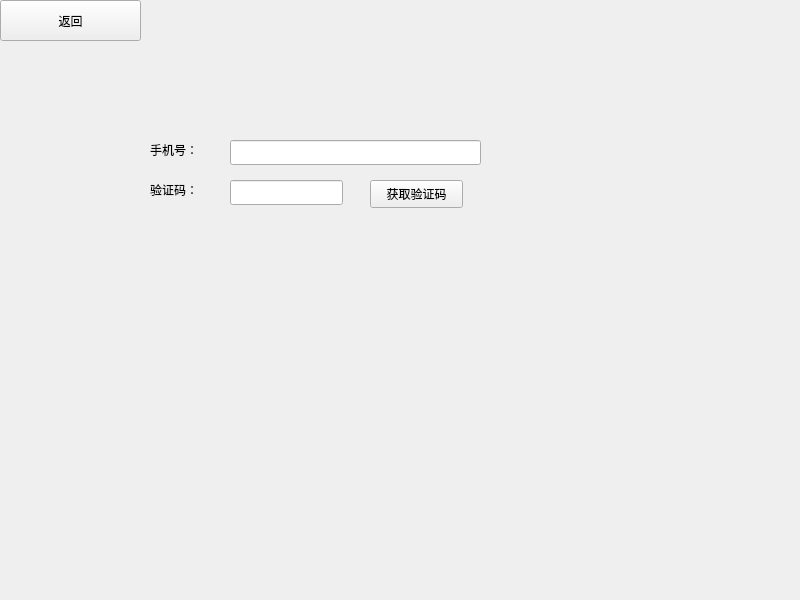
<?xml version="1.0" encoding="UTF-8"?>
<ui version="4.0">
 <class>message_login</class>
 <widget class="QWidget" name="message_login">
  <property name="geometry">
   <rect>
    <x>0</x>
    <y>0</y>
    <width>800</width>
    <height>600</height>
   </rect>
  </property>
  <property name="windowTitle">
   <string>Form</string>
  </property>
  <widget class="QPushButton" name="pushButton_2">
   <property name="geometry">
    <rect>
     <x>0</x>
     <y>0</y>
     <width>141</width>
     <height>41</height>
    </rect>
   </property>
   <property name="text">
    <string>返回</string>
   </property>
  </widget>
  <widget class="QLineEdit" name="lineEdit">
   <property name="geometry">
    <rect>
     <x>230</x>
     <y>140</y>
     <width>251</width>
     <height>25</height>
    </rect>
   </property>
  </widget>
  <widget class="QPushButton" name="pushButton">
   <property name="geometry">
    <rect>
     <x>370</x>
     <y>180</y>
     <width>93</width>
     <height>28</height>
    </rect>
   </property>
   <property name="text">
    <string>获取验证码</string>
   </property>
  </widget>
  <widget class="QLabel" name="label_2">
   <property name="geometry">
    <rect>
     <x>150</x>
     <y>180</y>
     <width>69</width>
     <height>19</height>
    </rect>
   </property>
   <property name="text">
    <string>验证码：</string>
   </property>
  </widget>
  <widget class="QLineEdit" name="lineEdit_2">
   <property name="geometry">
    <rect>
     <x>230</x>
     <y>180</y>
     <width>113</width>
     <height>25</height>
    </rect>
   </property>
  </widget>
  <widget class="QLabel" name="label">
   <property name="geometry">
    <rect>
     <x>150</x>
     <y>140</y>
     <width>69</width>
     <height>19</height>
    </rect>
   </property>
   <property name="text">
    <string>手机号：</string>
   </property>
  </widget>
 </widget>
 <resources/>
 <connections/>
</ui>
